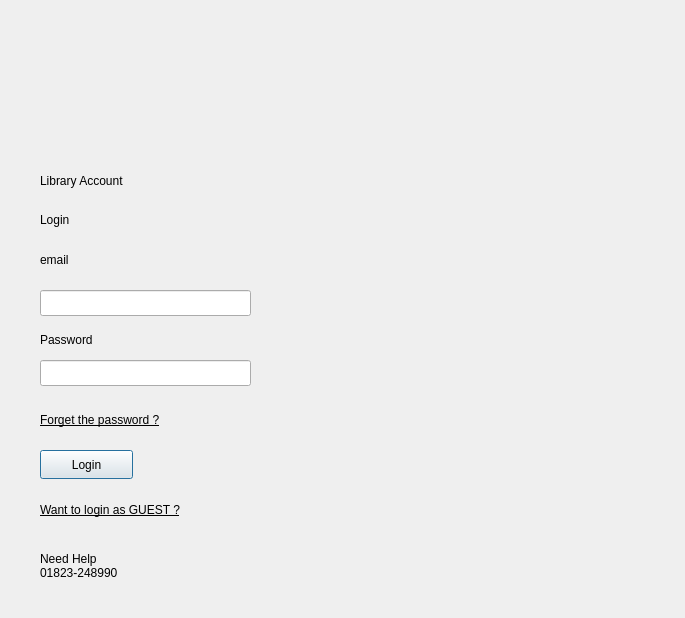
<?xml version="1.0" encoding="UTF-8"?>
<ui version="4.0">
 <class>Dialog</class>
 <widget class="QDialog" name="Dialog">
  <property name="geometry">
   <rect>
    <x>0</x>
    <y>0</y>
    <width>685</width>
    <height>618</height>
   </rect>
  </property>
  <property name="windowTitle">
   <string>Dialog</string>
  </property>
  <widget class="QLabel" name="label_Logo">
   <property name="geometry">
    <rect>
     <x>20</x>
     <y>20</y>
     <width>261</width>
     <height>71</height>
    </rect>
   </property>
   <property name="text">
    <string/>
   </property>
  </widget>
  <widget class="QPushButton" name="pushButton">
   <property name="geometry">
    <rect>
     <x>40</x>
     <y>450</y>
     <width>93</width>
     <height>29</height>
    </rect>
   </property>
   <property name="text">
    <string>Login</string>
   </property>
  </widget>
  <widget class="QLabel" name="label_5">
   <property name="geometry">
    <rect>
     <x>40</x>
     <y>410</y>
     <width>201</width>
     <height>20</height>
    </rect>
   </property>
   <property name="font">
    <font>
     <underline>true</underline>
    </font>
   </property>
   <property name="text">
    <string>Forget the password ?</string>
   </property>
  </widget>
  <widget class="QLabel" name="label_4">
   <property name="geometry">
    <rect>
     <x>40</x>
     <y>330</y>
     <width>81</width>
     <height>20</height>
    </rect>
   </property>
   <property name="text">
    <string>Password</string>
   </property>
  </widget>
  <widget class="QLabel" name="label_2">
   <property name="geometry">
    <rect>
     <x>40</x>
     <y>210</y>
     <width>63</width>
     <height>20</height>
    </rect>
   </property>
   <property name="text">
    <string>Login</string>
   </property>
  </widget>
  <widget class="QLabel" name="label_3">
   <property name="geometry">
    <rect>
     <x>40</x>
     <y>250</y>
     <width>63</width>
     <height>20</height>
    </rect>
   </property>
   <property name="text">
    <string>email</string>
   </property>
  </widget>
  <widget class="QLineEdit" name="lineEdit_email">
   <property name="geometry">
    <rect>
     <x>40</x>
     <y>290</y>
     <width>211</width>
     <height>26</height>
    </rect>
   </property>
  </widget>
  <widget class="QLabel" name="label">
   <property name="geometry">
    <rect>
     <x>40</x>
     <y>160</y>
     <width>161</width>
     <height>41</height>
    </rect>
   </property>
   <property name="text">
    <string>Library Account</string>
   </property>
  </widget>
  <widget class="QLabel" name="label_7">
   <property name="geometry">
    <rect>
     <x>40</x>
     <y>540</y>
     <width>151</width>
     <height>51</height>
    </rect>
   </property>
   <property name="text">
    <string>Need Help
01823-248990</string>
   </property>
  </widget>
  <widget class="QLabel" name="label_6">
   <property name="geometry">
    <rect>
     <x>40</x>
     <y>500</y>
     <width>191</width>
     <height>20</height>
    </rect>
   </property>
   <property name="font">
    <font>
     <underline>true</underline>
    </font>
   </property>
   <property name="text">
    <string>Want to login as GUEST ?</string>
   </property>
  </widget>
  <widget class="QLineEdit" name="lineEdit_password">
   <property name="geometry">
    <rect>
     <x>40</x>
     <y>360</y>
     <width>211</width>
     <height>26</height>
    </rect>
   </property>
  </widget>
 </widget>
 <resources/>
 <connections/>
</ui>
